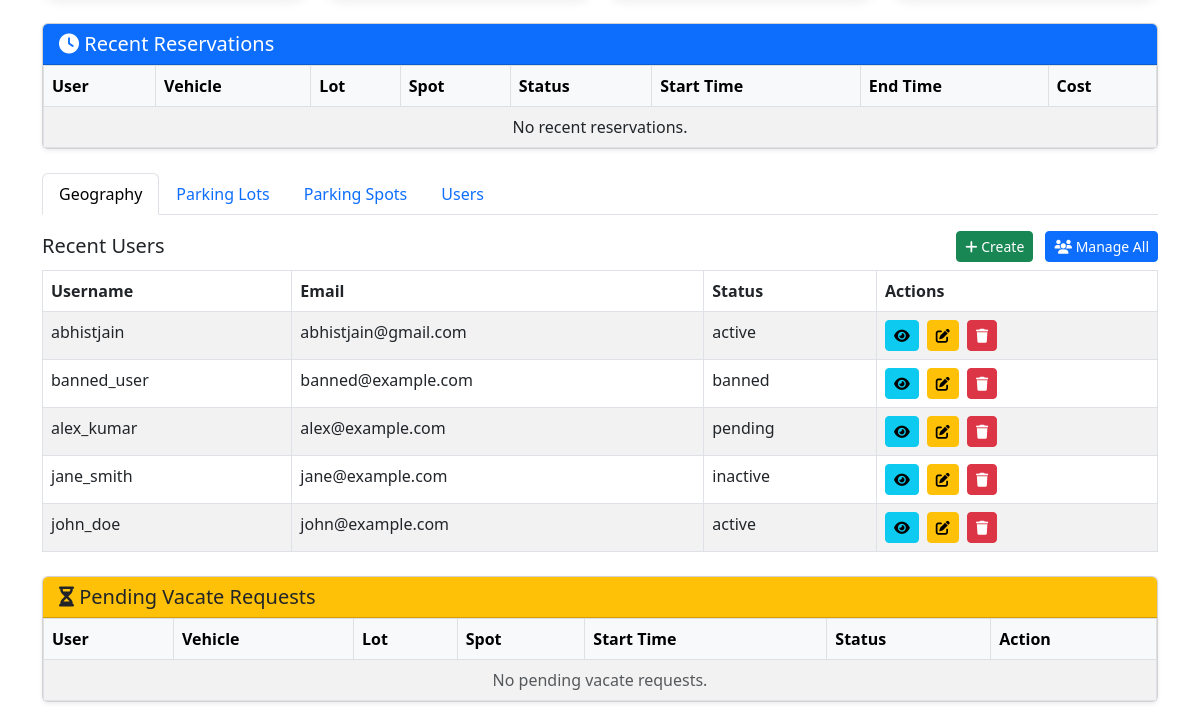
The app's page /admin/dashboard (signed in, lower part), older data.
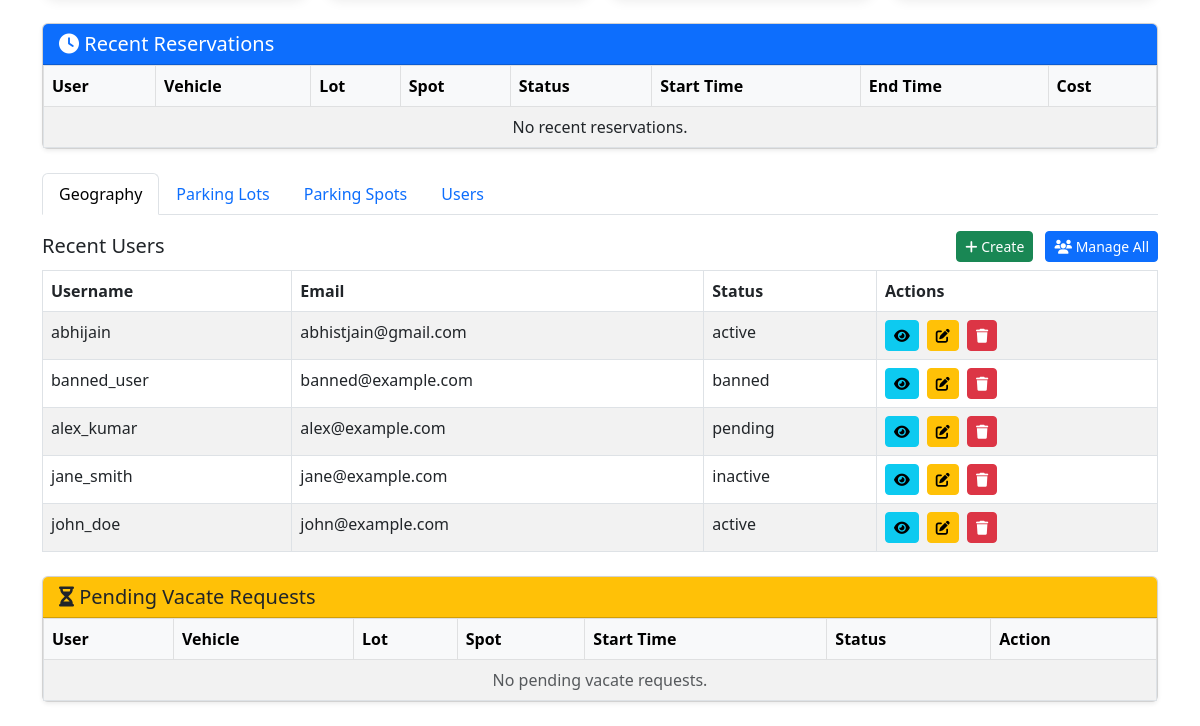
The same page, newer data.
### app/models/user.py (models this page shows, shortened)
class User(BaseModel, UserMixin):
    __tablename__ = "users"
    username = db.Column(db.String(80), unique=True, nullable=False, index=True)
    email = db.Column(db.String(150), unique=True, nullable=False, index=True)
    phone = db.Column(db.String(20), nullable=False, unique=True)
    password_hash = db.Column(db.String(200), nullable=False)
    first_name = db.Column(db.String(50), nullable=False)
    last_name = db.Column(db.String(50), nullable=False)
    gender = db.Column(db.Enum(GenderEnum), nullable=False, default=GenderEnum.OTHER)
    status = db.Column(db.Enum(UserStatus), default=UserStatus.PENDING, nullable=False)
    user_roles = db.relationship('UserRole', back_populates='user', cascade='all, delete-orphan')
    reservations = db.relationship('Reservation', back_populates='user')
    @property
    def is_active(self):
        return self.status == UserStatus.ACTIVE

### app/routes/admin.py (the view)
@admin_bp.route('/dashboard')
@require_permission(PermissionType.FULL_SYSTEM_ACCESS.value)
@refresh_db_session
def admin_dashboard():
    try:
        today = datetime.now().date()
        today_revenue = db.session.query(func.sum(Reservation.total_cost)).filter(
            func.date(Reservation.created_at) == today,
            Reservation.status != ReservationStatus.CANCELLED
        ).scalar() or 0
        total_revenue = db.session.query(func.sum(Reservation.total_cost)).filter(
            Reservation.status != ReservationStatus.CANCELLED
        ).scalar() or 0
        today_reservations = Reservation.query.filter(
            func.date(Reservation.created_at) == today
        ).count()
        recent_reservations = Reservation.query.order_by(
            Reservation.created_at.desc()
        ).limit(10).all()
        total_continents = Continent.query.count()
        total_countries = Country.query.count()
        total_states = State.query.count()
        total_cities = City.query.count()
        total_users = User.query.filter(User.username != 'admin').count()
        total_parking_lots = ParkingLot.query.count()
        total_parking_spots = ParkingSpot.query.count()
        total_reservations = Reservation.query.count()
        available_spots = ParkingSpot.count_available()
        reserved_spots = ParkingSpot.count_reserved()
        occupied_spots = ParkingSpot.count_occupied()
        stats = {
            'total_continents': total_continents,
            'total_countries': total_countries,
            'total_states': total_states,
            'total_cities': total_cities,
            'total_users': total_users,
            'total_parking_lots': total_parking_lots,
            'total_parking_spots': total_parking_spots,
            'total_reservations': total_reservations,
            'occupied_spots': occupied_spots,
            'available_spots': available_spots,
            'reserved_spots': reserved_spots,
            'today_reservations': today_reservations,
            'today_revenue': float(today_revenue),
            'total_revenue': float(total_revenue),
            'occupancy_rate': round((occupied_spots / total_parking_spots * 100), 2)
                              if total_parking_spots > 0 else 0
        }
        users = User.query.filter(User.username != 'admin').order_by(User.created_at.desc()).limit(5).all()
        lots = ParkingLot.query.order_by(ParkingLot.created_at.desc()).limit(5).all()
        spots = ParkingSpot.query.order_by(ParkingSpot.created_at.desc()).limit(5).all()
        continents = Continent.query.order_by(Continent.created_at.desc()).limit(5).all()
        countries = Country.query.order_by(Country.created_at.desc()).limit(5).all()
        states = State.query.order_by(State.created_at.desc()).limit(5).all()
        cities = City.query.order_by(City.created_at.desc()).limit(5).all()
        pending_vacate_reservations = Reservation.query.filter_by(status='pending_vacate').all()
        return render_template('dashboards/admin_dashboard.html',
                               stats=stats,
                               recent_reservations=recent_reservations,
                               users=users,
                               lots=lots,
                               spots=spots,
                               continents=continents,
                               countries=countries,
                               states=states,
                               cities=cities,
                               pending_vacate_reservations=pending_vacate_reservations)
    except Exception as e:
        flash(f"Error loading dashboard: {str(e)}", "error")
        return render_template('dashboards/admin_dashboard.html',
                               stats={},
                               recent_reservations=[])

### app/__init__.py (called while the page is built)
def create_app(config_name = 'default'):
    app = Flask(__name__)
    app.config.from_object(config[config_name])
    db.init_app(app)
    login_manager.init_app(app)
    login_manager.login_view = 'auth.login'
    jwt = JWTManager(app)
    init_database(app)  # Initialize the database with default data
    from app.models.user import User
    @login_manager.user_loader
    def load_user(user_id):
        return User.query.get(int(user_id))
    register_blueprints(app)
    return app

### app/models/parking.py (called while the page is built)
    @staticmethod
    def count_available():
        return ParkingSpot.query.filter_by(status=SpotStatus.AVAILABLE).count()

    @staticmethod
    def count_reserved():
        return ParkingSpot.query.filter_by(status=SpotStatus.RESERVED).count()

    @staticmethod
    def count_occupied():
        return ParkingSpot.query.filter_by(status=SpotStatus.OCCUPIED).count()

### app/routes/admin.py (called while the page is built)
def refresh_db_session(func):
    @wraps(func)
    def wrapper(*args, **kwargs):
        db.session.expire_all()  # clears SQLAlchemy cache
        return func(*args, **kwargs)
    return wrapper

### app/templates/dashboards/admin_dashboard.html (shortened to what the changed rows need)
{% extends 'base.html' %}
{% block content %}
<link rel="stylesheet" href="https://cdnjs.cloudflare.com/ajax/libs/font-awesome/6.4.0/css/all.min.css">
<div class="card shadow-sm mb-4">
  <div class="card-body p-0">
    <table class="table table-bordered table-striped mb-0">
      <thead class="table-light">
        <tr>
          <th>User</th>
          <th>Vehicle</th>
          <th>Lot</th>
          <th>Spot</th>
          <th>Status</th>
          <th>Start Time</th>
          <th>End Time</th>
          <th>Cost</th>
        </tr>
      </thead>
    </table>
  </div>
</div>
<div class="tab-content mb-4" id="adminTabContent">
  <div class="tab-pane fade show active" id="users" role="tabpanel">
    <table class="table table-bordered table-striped">
      <thead>
        <tr>
          <th>Username</th>
          <th>Email</th>
          <th>Status</th>
          <th>Actions</th>
        </tr>
      </thead>
      <tbody>
        {% for user in users %}
        <tr>
          <td>{{ user.username }}</td>
          <td>{{ user.email }}</td>
          <td>{{ user.status.value if user.status else '' }}</td>
          <td>
            <a href="{{ url_for('admin.view_user_details', user_id=user.id) }}" class="btn btn-info btn-sm me-1" title="View"><i class="fa fa-eye"></i></a>
            <a href="{{ url_for('admin.edit_user', user_id=user.id) }}" class="btn btn-warning btn-sm me-1" title="Edit"><i class="fa fa-edit"></i></a>
            <form action="{{ url_for('admin.delete_user', user_id=user.id) }}" method="post" style="display:inline;" onsubmit="return confirm('Are you sure you want to delete this user?');">
              <button type="submit" class="btn btn-danger btn-sm" title="Delete"><i class="fa fa-trash"></i></button>
            </form>
          </td>
        </tr>
        {% endfor %}
      </tbody>
    </table>
  </div>
</div>
<div class="card shadow-sm mb-4">
  <div class="card-body p-0">
    <table class="table table-bordered table-striped mb-0">
      <thead class="table-light">
        <tr>
          <th>User</th>
          <th>Vehicle</th>
          <th>Lot</th>
          <th>Spot</th>
          <th>Start Time</th>
          <th>Status</th>
          <th>Action</th>
        </tr>
      </thead>
    </table>
  </div>
</div>
{% endblock %}

Row changes from the older to the newer data that the page shows:
changed User "abhistjain@gmail.com": username "abhistjain" → "abhijain"
